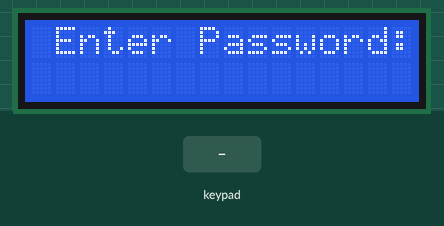
The sketch below on a simulated Arduino Uno, built with avr-gcc and run on an emulated ATmega328P. Parts: 16×2 character LCD. Inputs (shaded band) come from the test bench. What the sketch prints to the serial monitor is not drawn.

Above: at 1.2 s.
1.3 s: keypad keys A 6 B 1 1 C 2 5 pressed 0.4 s apart
At 5.4 s:
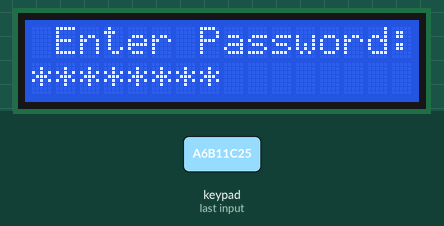
6.0 s: key 'A' pressed
At 7.0 s:
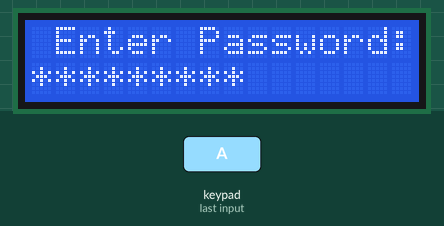
7.5 s: keypad keys A 6 B 1 1 C 2 5 # pressed 0.4 s apart
At 11.9 s:
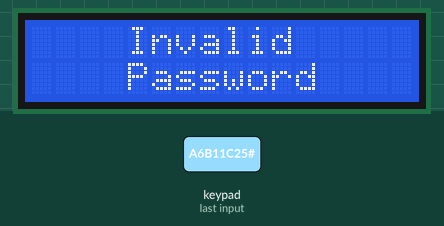
12.6 s: keypad keys A 6 B 1 1 C 2 5 # pressed 0.4 s apart
At 18.6 s:
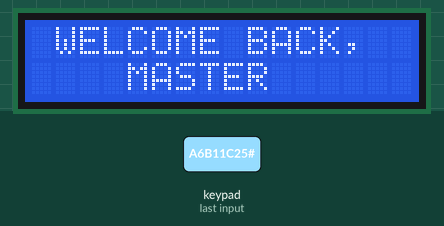
Timing chart, 0 to 19.7 s (numbered marks = the images above; inputs shaded):
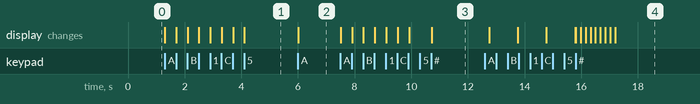

The sketch:

keypad_security_system.ino
```cpp
#include <Wire.h>
#include <LiquidCrystal_I2C.h>
#include <Keypad.h>

// (address, columns, rows)
LiquidCrystal_I2C lcd(0x20, 16, 2);

const byte ROWS = 4; // 4 rows
const byte COLS = 4; // 4 columns
char keys[ROWS][COLS] = {
  {'1','2','3', 'A'},
  {'4','5','6', 'B'},
  {'7','8','9', 'C'},
  {'*','0','#', 'D'}
};

// Connect to the row & column pinouts of the keypad
byte rowPins[ROWS] = {9, 8, 7, 6};
byte colPins[COLS] = {5, 4, 3, 2};
Keypad keypad = Keypad(makeKeymap(keys), rowPins, colPins, ROWS, COLS);

//Password of the System
String password = "A6B11C25";

String pwIn = "";
String displayIn = "";
bool login = false;
int attempts = 0;

void setup () {
  Serial.begin(9600);
  lcd.init();
  lcd.backlight();
  lcd.setCursor(1, 0);
  lcd.print("Enter Password:");
  Serial.println(pwIn);
  Serial.println(password);
}

void loop () {
  char keypadIn = keypad.getKey();
  if (keypadIn && attempts != 3 && login == false){
    if(keypadIn != '#'){
      pwIn = pwIn + String(keypadIn);
      verifyInput();
    }
    else if (keypadIn == '#' && attempts != 3){
      login = authenticate(password == pwIn);
      Serial.println(login);
      pwIn = "";
      Serial.println(pwIn);
      displayIn = "";
      Serial.println(displayIn);
    }
  }
}

//Displays input in the serial monitor and asterisks inputs on LCD
void verifyInput () {
  Serial.println(pwIn);
  lcd.setCursor(0, 1);
  displayIn = displayIn + "*";
  lcd.print(displayIn);
}

//Authenticates input
//includes counter for failed attempts
bool authenticate(bool value) {
  if (value == false){
    attempts += 1;
    lcd.clear();
    lcd.setCursor(4, 0);
    lcd.print("Invalid");
    lcd.setCursor(4, 1);
    lcd.print("Password");
    delay(2000);
    if (attempts != 3){
      lcd.clear();
      lcd.setCursor(1, 0);
      lcd.print("Try Again in 3");
      lcd.setCursor(1, 1);
      lcd.print("Attempts:" + String(attempts));
      delay(1000);
      lcd.setCursor(1, 0);
      lcd.print("Try Again in 2");
      delay(1000);
      lcd.setCursor(1, 0);
      lcd.print("Try Again in 1");
      delay(1000);
      lcd.clear();
      lcd.setCursor(1, 0);
      lcd.print("Enter Password:");
      return false;
    }
    //Disable keypad at third failed attempt.
    else if (attempts == 3){
      lcd.clear();
      lcd.setCursor(5, 0);
      lcd.print("Keypad");
      lcd.setCursor(4, 1);
      lcd.print("Disabled.");
      return false;
  }
  }
  //Screen display if password is correct.
  else{
    lcd.clear();
    lcd.setCursor(1, 0);
    lcd.print("WELCOME BACK,");
    lcd.setCursor(4, 1);
    lcd.print("MASTER");
    return true;
  }
}
```

Measured:
- after the input at 1.3 s, the display: first changes at once (image 1 shows a later state)
- after the input at 6.0 s, the display: changes at once (image 2)
- after the input at 7.5 s, the display: first changes at once (image 3 shows a later state)
- after the input at 12.6 s, the display: first differs from a run without the input after 3.2 s (image 4 shows a later state)
